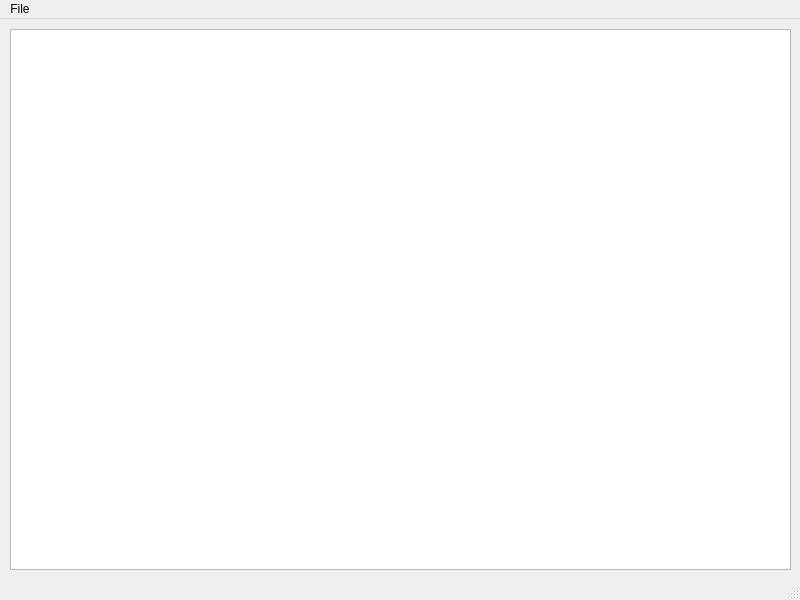
<?xml version="1.0" encoding="UTF-8"?>
<ui version="4.0">
 <class>TrackEditorWindow</class>
 <widget class="QMainWindow" name="TrackEditorWindow">
  <property name="geometry">
   <rect>
    <x>0</x>
    <y>0</y>
    <width>800</width>
    <height>600</height>
   </rect>
  </property>
  <property name="windowTitle">
   <string>Track Editor</string>
  </property>
  <widget class="QWidget" name="centralwidget">
   <widget class="QPlainTextEdit" name="plainTextEdit">
    <property name="geometry">
     <rect>
      <x>10</x>
      <y>10</y>
      <width>781</width>
      <height>541</height>
     </rect>
    </property>
   </widget>
  </widget>
  <widget class="QMenuBar" name="menubar">
   <property name="geometry">
    <rect>
     <x>0</x>
     <y>0</y>
     <width>800</width>
     <height>22</height>
    </rect>
   </property>
   <widget class="QMenu" name="menuFile">
    <property name="title">
     <string>File</string>
    </property>
    <addaction name="actionSave"/>
    <addaction name="actionSave_As"/>
    <addaction name="separator"/>
    <addaction name="actionQuit"/>
   </widget>
   <addaction name="menuFile"/>
  </widget>
  <widget class="QStatusBar" name="statusbar"/>
  <action name="actionSave">
   <property name="text">
    <string>Save</string>
   </property>
   <property name="shortcut">
    <string>Ctrl+S</string>
   </property>
  </action>
  <action name="actionSave_As">
   <property name="text">
    <string>Save As...</string>
   </property>
   <property name="shortcut">
    <string>Ctrl+Shift+S</string>
   </property>
  </action>
  <action name="actionQuit">
   <property name="text">
    <string>Quit</string>
   </property>
   <property name="shortcut">
    <string>Shift+Q</string>
   </property>
  </action>
 </widget>
 <resources/>
 <connections/>
</ui>
